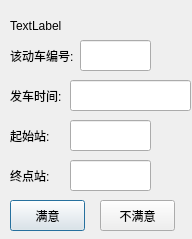
<?xml version="1.0" encoding="UTF-8"?>
<ui version="4.0">
 <class>TrainInformation</class>
 <widget class="QDialog" name="TrainInformation">
  <property name="geometry">
   <rect>
    <x>0</x>
    <y>0</y>
    <width>192</width>
    <height>239</height>
   </rect>
  </property>
  <property name="windowTitle">
   <string>Dialog</string>
  </property>
  <widget class="QLabel" name="label">
   <property name="geometry">
    <rect>
     <x>10</x>
     <y>40</y>
     <width>71</width>
     <height>31</height>
    </rect>
   </property>
   <property name="text">
    <string>该动车编号:</string>
   </property>
  </widget>
  <widget class="QLabel" name="label_2">
   <property name="geometry">
    <rect>
     <x>10</x>
     <y>80</y>
     <width>71</width>
     <height>31</height>
    </rect>
   </property>
   <property name="text">
    <string>发车时间:</string>
   </property>
  </widget>
  <widget class="QLabel" name="label_3">
   <property name="geometry">
    <rect>
     <x>10</x>
     <y>120</y>
     <width>71</width>
     <height>31</height>
    </rect>
   </property>
   <property name="text">
    <string>起始站:</string>
   </property>
  </widget>
  <widget class="QLabel" name="label_4">
   <property name="geometry">
    <rect>
     <x>10</x>
     <y>160</y>
     <width>71</width>
     <height>31</height>
    </rect>
   </property>
   <property name="text">
    <string>终点站:</string>
   </property>
  </widget>
  <widget class="QPushButton" name="satisfyButton">
   <property name="geometry">
    <rect>
     <x>10</x>
     <y>200</y>
     <width>75</width>
     <height>31</height>
    </rect>
   </property>
   <property name="text">
    <string>满意</string>
   </property>
  </widget>
  <widget class="QPushButton" name="unsatisfyButton">
   <property name="geometry">
    <rect>
     <x>100</x>
     <y>200</y>
     <width>75</width>
     <height>31</height>
    </rect>
   </property>
   <property name="text">
    <string>不满意</string>
   </property>
  </widget>
  <widget class="QLineEdit" name="lineEdit">
   <property name="geometry">
    <rect>
     <x>80</x>
     <y>40</y>
     <width>71</width>
     <height>31</height>
    </rect>
   </property>
  </widget>
  <widget class="QLineEdit" name="lineEdit_2">
   <property name="geometry">
    <rect>
     <x>70</x>
     <y>80</y>
     <width>121</width>
     <height>31</height>
    </rect>
   </property>
  </widget>
  <widget class="QLineEdit" name="lineEdit_3">
   <property name="geometry">
    <rect>
     <x>70</x>
     <y>120</y>
     <width>81</width>
     <height>31</height>
    </rect>
   </property>
  </widget>
  <widget class="QLineEdit" name="lineEdit_4">
   <property name="geometry">
    <rect>
     <x>70</x>
     <y>160</y>
     <width>81</width>
     <height>31</height>
    </rect>
   </property>
  </widget>
  <widget class="QLabel" name="label_5">
   <property name="geometry">
    <rect>
     <x>10</x>
     <y>10</y>
     <width>171</width>
     <height>31</height>
    </rect>
   </property>
   <property name="text">
    <string>TextLabel</string>
   </property>
  </widget>
 </widget>
 <resources/>
 <connections/>
</ui>
